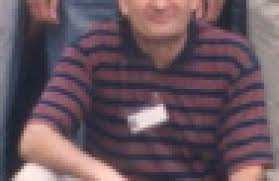
#> input picture images/image.jpg, 279 x 181 px
$ python sharpening.py
#> lines starting #> are read from the running program, lines starting #| are printed output that depends on the picture
### image_utils.py
"""
Utility functions for image loading, saving, and display.

This module provides common functionality for working with images across
the image processing package.
"""

from typing import Tuple, Optional, Union
import os

import cv2
import imageio.v3 as iio
import matplotlib.pyplot as plt
import numpy as np
from PIL import Image


def load_image(image_path: str, as_grayscale: bool = False) -> np.ndarray:
    """
    Load an image from a file path.

    Args:
        image_path: Path to the image file
        as_grayscale: Whether to load the image as grayscale

    Returns:
        Image as a numpy array

    Raises:
        ValueError: If the image cannot be loaded
    """
#> called with image_path = 'images/image.jpg', as_grayscale = False
    if not os.path.exists(image_path):
        raise ValueError(f"Image file not found: {image_path}")

    try:
        if as_grayscale:
            image = iio.imread(image_path, mode="L")
        else:
            image = cv2.imread(image_path)
#> image is the input picture: shape (181, 279, 3); mean B, G, R 93, 83.7, 103.2
            if image is None:
                raise ValueError(f"Failed to load image: {image_path}")
            image = cv2.cvtColor(image, cv2.COLOR_BGR2RGB)
        return image
    except Exception as e:
        raise ValueError(f"Error loading image {image_path}: {str(e)}")


def save_image(image: np.ndarray, output_path: str) -> bool:
    """
    Save an image to the specified file path.

    Args:
        image: The image to save as a numpy array
        output_path: The file path where the image will be saved

    Returns:
        True if successful, False otherwise
    """
    try:
        # Create directory if it doesn't exist
        os.makedirs(os.path.dirname(os.path.abspath(output_path)), exist_ok=True)

        success = iio.imwrite(output_path, image, plugin='tifffile')
        if success:
            print(f"Image successfully saved to {output_path}")
            return True
        else:
            print(f"Error: Unable to save the image to {output_path}")
            return False
    except Exception as e:
        print(f"Error saving image to {output_path}: {str(e)}")
        return False


def display_comparison(original: np.ndarray, processed: np.ndarray,
                       original_title: str = "Original",
                       processed_title: str = "Processed",
                       subplot_figsize: Tuple[int, int] = (12, 6)) -> None:
    """
    Display original and processed images side by side.

    Args:
        original: Original image as numpy array
        processed: Processed image as numpy array
        original_title: Title for the original image
        processed_title: Title for the processed image
        subplot_figsize: Figure size for the subplot
    """
    plt.figure(figsize=subplot_figsize)

    plt.subplot(1, 2, 1)
    plt.title(original_title)
    plt.imshow(original)
    plt.axis('off')

    plt.subplot(1, 2, 2)
    plt.title(processed_title)
    plt.imshow(processed)
    plt.axis('off')

    plt.tight_layout()
    plt.show()


# [45 lines left out: function display_multiple_images, not called in this run]

### sharpening.py
"""
Image sharpening algorithms for image processing.

This module provides implementations of various image sharpening techniques
including unsharp masking and kernel-based sharpening.
"""

import numpy as np
import cv2
import tensorflow as tf
from typing import Tuple, Optional, Union

from image_utils import load_image, save_image, display_comparison


# Constants
KERNEL_SIZE = 3
CHANNEL_COUNT = 3
IMAGE_SCALE = 256
GAUSSIAN_BLUR_KERNEL_SIZE = 7
SHARPENING_AMOUNT = 1.5
NOISE_THRESHOLD = 10


# [79 lines left out: functions create_sharpening_kernel_cv2, create_sharpening_kernel_tf, sharpen_with_cv2, sharpen_with_tensorflow, not called in this run]


def apply_unsharp_mask(
        image: np.ndarray,
        blur_kernel_size: int = GAUSSIAN_BLUR_KERNEL_SIZE,
        sharpening_amount: float = SHARPENING_AMOUNT,
        threshold: int = NOISE_THRESHOLD
) -> np.ndarray:
    """
    Apply unsharp mask filtering to enhance image details.

    Args:
        image: Input image as numpy array
        blur_kernel_size: Size of Gaussian blur kernel (must be odd)
        sharpening_amount: Intensity of sharpening effect
        threshold: Minimum difference for sharpening to reduce noise

    Returns:
        Sharpened image as numpy array
    """
#> called with blur_kernel_size = 7, sharpening_amount = 1.5, threshold = 10
    # Apply Gaussian blur
    blurred = cv2.GaussianBlur(image, (blur_kernel_size, blur_kernel_size), 0)

    # Calculate and apply unsharp mask
    mask = cv2.subtract(image, blurred)
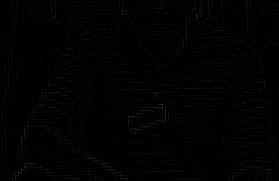
#> mask: shape (181, 279, 3); mean R, G, B 2, 1.8, 1.9
    sharp = cv2.addWeighted(image, 1.0 + sharpening_amount, blurred, -sharpening_amount, 0)
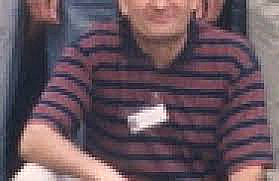
#> sharp: shape (181, 279, 3); mean R, G, B 103.2, 83.7, 93

    # Apply a threshold to reduce noise
    low_contrast_mask = np.absolute(image - blurred).max(axis=2) < threshold
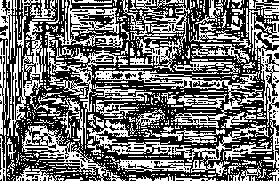
#> low_contrast_mask: shape (181, 279) bool; 44% white in thin lines or dots
    sharp[low_contrast_mask] = image[low_contrast_mask]

    return sharp


def sharpen_image(
        image_path: str,
        output_path: Optional[str] = None,
        method: str = "unsharp_mask",
        blur_kernel_size: int = GAUSSIAN_BLUR_KERNEL_SIZE,
        sharpening_amount: float = SHARPENING_AMOUNT,
        threshold: int = NOISE_THRESHOLD,
        display_result: bool = True
) -> np.ndarray:
    """
    Sharpen an image using the specified method.

    Args:
        image_path: Path to the input image
        output_path: Path to save the output image (optional)
        method: Sharpening method ('unsharp_mask', 'cv2', or 'tensorflow')
        blur_kernel_size: Size of Gaussian blur kernel for unsharp mask
        sharpening_amount: Intensity of sharpening effect for unsharp mask
        threshold: Minimum difference for sharpening to reduce noise
        display_result: Whether to display the result

    Returns:
        Sharpened image as numpy array
    """
    # Load the image
    image = load_image(image_path)

    # Apply sharpening
    if method.lower() == "unsharp_mask":
        sharpened = apply_unsharp_mask(
            image,
            blur_kernel_size=blur_kernel_size,
            sharpening_amount=sharpening_amount,
            threshold=threshold
        )
    elif method.lower() == "cv2":
        sharpened = sharpen_with_cv2(image)
    elif method.lower() == "tensorflow":
        sharpened = sharpen_with_tensorflow(image)
    else:
        raise ValueError(f"Unsupported sharpening method: {method}")

    # Display the result if requested
    if display_result:
        display_comparison(image, sharpened, "Original", f"Sharpened ({method})")
#> in display_comparison, `plt.show()`:
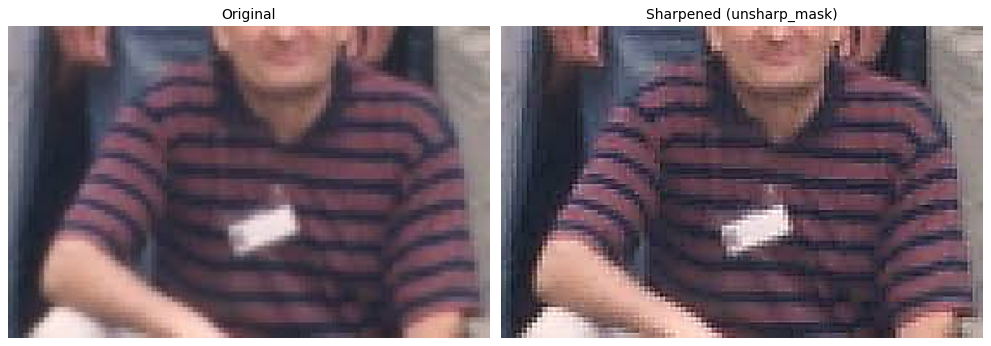
#> figure drawn by matplotlib, 2 panels

    # Save the result if an output path is provided
    if output_path:
        save_image(sharpened, output_path)

    return sharpened


if __name__ == "__main__":
    # Example usage
    sharpen_image(
        "images/image.jpg",
        output_path="images/sharpened.jpg",
        method="unsharp_mask",
        blur_kernel_size=7,
        sharpening_amount=1.5,
        threshold=10
    )
